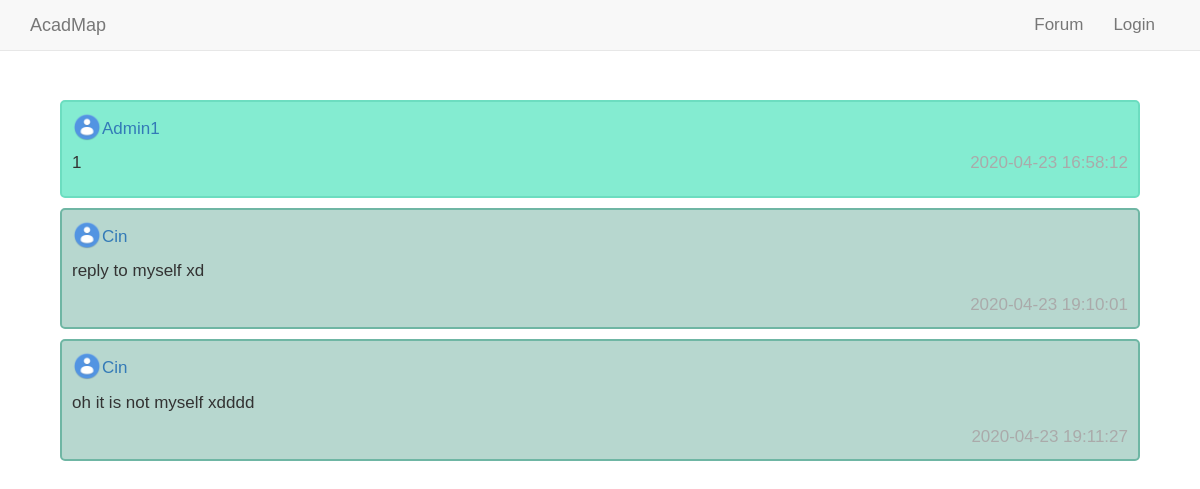
The app's page /forum_related/post.php?post_id=30 with its own data.
### tables this page shows
CREATE TABLE `forum` (
  `post_id` int(8) UNSIGNED NOT NULL,
  `post_title` varchar(128) NOT NULL,
  `post_date` timestamp NOT NULL DEFAULT current_timestamp(),
  `author_id` int(8) UNSIGNED NOT NULL,
  `author_name` varchar(16) NOT NULL,
  `category` varchar(16) DEFAULT NULL,
  `like_number` int(8) UNSIGNED DEFAULT 0,
  `view_number` int(8) UNSIGNED NOT NULL DEFAULT 0
);

CREATE TABLE `post_content` (
  `post_id` int(8) UNSIGNED NOT NULL,
  `post_content` text NOT NULL,
  `like_number` int(8) UNSIGNED NOT NULL DEFAULT 0
);

CREATE TABLE `comment` (
  `comment_id` int(8) UNSIGNED NOT NULL,
  `comment_date_time` timestamp NOT NULL DEFAULT current_timestamp(),
  `post_id` int(8) UNSIGNED NOT NULL,
  `comments_content` text NOT NULL,
  `author_name` varchar(8) NOT NULL
);

### forum_related/post.php (the view, shortened to what this page needs)
<!DOCTYPE html>
<html>
<head>
  <link rel="stylesheet" href="../css/bootstrap.min.css">
  <link rel="stylesheet" href="../css/main.css">
    <link rel="stylesheet" href="../css/post.css">
</head>
<body>
<div class="content1">
<?php
  include("../navbar.php");
  $servername = "localhost";
  $username = "root";
  $password = "";
  $postid=$_GET['post_id'];
  $conn = new mysqli($servername, $username, $password, 'AcadMap');
  $sql = "SELECT * FROM post_content WHERE post_id=$postid";
  $Result = mysqli_query($conn,$sql);
  $info = mysqli_fetch_array($Result);
  $fsql = "SELECT * FROM forum WHERE post_id=$postid";
  $fResult = mysqli_query($conn,$fsql);
  $finfo = mysqli_fetch_array($fResult);
  $aid = $finfo['author_id'];
  echo "<div class='container1' style='margin-top:50px'>
  <img class='left' src='../assets/avatar.png' alt='Avatar1' height='30' width='30'>
  <p class='name'><a href='othersprofile.php?uid=$aid'>".$finfo['author_name']."</a></p>
  <span class='time-right'>".$finfo['post_date']."</span>
  <p>".$info['post_content']."</p>
  </div>";
  $commentsql = "SELECT * FROM comment WHERE post_id=$postid";
  $commentResult = mysqli_query($conn,$commentsql);
  $col = mysqli_num_rows($commentResult);
  for ($x = 0; $x < $col; $x++) {
    $Commentinfo = mysqli_fetch_array($commentResult);
    $aname = $Commentinfo['author_name'];
    if($aname=='visitor'){
      echo "<div class=\"container1 reply\">
            <img class=\"left\" src=\"../assets/avatar.png\" alt=\"Avatar1\" height=\"30\" width=\"30\">
            <p class=\"name\">".$Commentinfo['author_name']."</p>
            <p>".$Commentinfo['comments_content']."</p>
            <span class=\"time-right\">".$Commentinfo['comment_date_time']."</span>
            </div>";
    }
    else{
      $sql = "SELECT * FROM user WHERE username='$aname'";
      $Result = mysqli_query($conn,$sql);
      $info = mysqli_fetch_array($Result);
      $aid = $info['user_id'];
      echo "<div class=\"container1 reply\">
            <img class=\"left\" src=\"../assets/avatar.png\" alt=\"Avatar1\" height=\"30\" width=\"30\">
            <p class=\"name\"> <a href='othersprofile.php?uid=$aid'>".$Commentinfo['author_name']."</a></p>
            <p>".$Commentinfo['comments_content']."</p>
            <span class=\"time-right\">".$Commentinfo['comment_date_time']."</span>
            </div>";
    }
  }
?>
</div>
</body>
</html>

### css/main.css (style rules this page uses)
body { padding-top: 50px; }
.time-right { float: right; color: #aaaaaa; }

### css/post.css (style rules this page uses)
body { margin: 0; font-size: 17px; font-family: Arial, Helvetica, sans-serif; }
.time-right { float: right; color: #aaa; }
.container1 { border: 2px solid #6CDDC0; background-color: #84ECD1; border-radius: 5px; padding: 10px; margin: 10px 0; }
.reply { border-color: #6FB6A4; background-color: #B7D7CF; }
.container1::after { content: ""; clear: both; display: table; }
.content1 { padding: 0; margin: 2px auto 2px auto; width: 90%; }
.left { float: left; }
.name { padding: 5px 0px 0px 30px; }

### records on screen
forum: author_name "Admin1", post_date "2020-04-23 16:58:12"
post_content: post_content "1"
comment: author_name "Cin", comments_content "reply to myself xd", comment_date_time "2020-04-23 19:10:01"
comment: author_name "Cin", comments_content "oh it is not myself xdddd", comment_date_time "2020-04-23 19:11:27"
